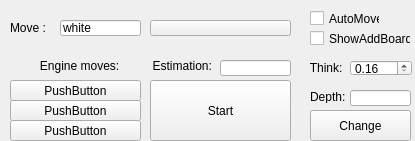
<?xml version="1.0" encoding="UTF-8"?>
<ui version="4.0">
 <class>MainWindow</class>
 <widget class="QMainWindow" name="MainWindow">
  <property name="geometry">
   <rect>
    <x>0</x>
    <y>0</y>
    <width>415</width>
    <height>141</height>
   </rect>
  </property>
  <property name="windowTitle">
   <string>MainWindow</string>
  </property>
  <widget class="QWidget" name="centralwidget">
   <widget class="QLabel" name="label">
    <property name="geometry">
     <rect>
      <x>10</x>
      <y>20</y>
      <width>41</width>
      <height>16</height>
     </rect>
    </property>
    <property name="autoFillBackground">
     <bool>false</bool>
    </property>
    <property name="frameShape">
     <enum>QFrame::NoFrame</enum>
    </property>
    <property name="text">
     <string>Move :</string>
    </property>
    <property name="scaledContents">
     <bool>true</bool>
    </property>
   </widget>
   <widget class="QLineEdit" name="move_line">
    <property name="geometry">
     <rect>
      <x>60</x>
      <y>20</y>
      <width>81</width>
      <height>16</height>
     </rect>
    </property>
    <property name="font">
     <font>
      <weight>50</weight>
      <bold>false</bold>
     </font>
    </property>
    <property name="layoutDirection">
     <enum>Qt::LeftToRight</enum>
    </property>
    <property name="text">
     <string>white</string>
    </property>
   </widget>
   <widget class="QLabel" name="label_moves">
    <property name="geometry">
     <rect>
      <x>10</x>
      <y>50</y>
      <width>131</width>
      <height>31</height>
     </rect>
    </property>
    <property name="frameShape">
     <enum>QFrame::NoFrame</enum>
    </property>
    <property name="text">
     <string>         Engine moves:</string>
    </property>
   </widget>
   <widget class="QPushButton" name="button_move1">
    <property name="geometry">
     <rect>
      <x>10</x>
      <y>80</y>
      <width>131</width>
      <height>21</height>
     </rect>
    </property>
    <property name="text">
     <string>PushButton</string>
    </property>
   </widget>
   <widget class="QPushButton" name="button_move2">
    <property name="geometry">
     <rect>
      <x>10</x>
      <y>100</y>
      <width>131</width>
      <height>21</height>
     </rect>
    </property>
    <property name="text">
     <string>PushButton</string>
    </property>
   </widget>
   <widget class="QPushButton" name="button_move3">
    <property name="geometry">
     <rect>
      <x>10</x>
      <y>120</y>
      <width>131</width>
      <height>21</height>
     </rect>
    </property>
    <property name="text">
     <string>PushButton</string>
    </property>
   </widget>
   <widget class="QPushButton" name="Start">
    <property name="geometry">
     <rect>
      <x>150</x>
      <y>80</y>
      <width>141</width>
      <height>61</height>
     </rect>
    </property>
    <property name="text">
     <string>Start</string>
    </property>
   </widget>
   <widget class="QCheckBox" name="checkBoxAutoMove">
    <property name="geometry">
     <rect>
      <x>310</x>
      <y>10</y>
      <width>70</width>
      <height>17</height>
     </rect>
    </property>
    <property name="text">
     <string>AutoMove</string>
    </property>
   </widget>
   <widget class="QCheckBox" name="checkBoxShowAddBoard">
    <property name="geometry">
     <rect>
      <x>310</x>
      <y>30</y>
      <width>101</width>
      <height>17</height>
     </rect>
    </property>
    <property name="text">
     <string>ShowAddBoard</string>
    </property>
   </widget>
   <widget class="QLabel" name="label_est">
    <property name="geometry">
     <rect>
      <x>146</x>
      <y>50</y>
      <width>81</width>
      <height>31</height>
     </rect>
    </property>
    <property name="frameShape">
     <enum>QFrame::NoFrame</enum>
    </property>
    <property name="text">
     <string>  Estimation:</string>
    </property>
   </widget>
   <widget class="QLineEdit" name="lineEdit_est">
    <property name="geometry">
     <rect>
      <x>220</x>
      <y>60</y>
      <width>71</width>
      <height>16</height>
     </rect>
    </property>
   </widget>
   <widget class="QDoubleSpinBox" name="ThinkdoubleSpinBox">
    <property name="geometry">
     <rect>
      <x>350</x>
      <y>60</y>
      <width>62</width>
      <height>16</height>
     </rect>
    </property>
    <property name="minimum">
     <double>0.160000000000000</double>
    </property>
    <property name="maximum">
     <double>999.990000000000009</double>
    </property>
    <property name="singleStep">
     <double>0.020000000000000</double>
    </property>
    <property name="value">
     <double>0.160000000000000</double>
    </property>
   </widget>
   <widget class="QLabel" name="label_think">
    <property name="geometry">
     <rect>
      <x>300</x>
      <y>60</y>
      <width>51</width>
      <height>16</height>
     </rect>
    </property>
    <property name="frameShape">
     <enum>QFrame::NoFrame</enum>
    </property>
    <property name="text">
     <string>   Think:</string>
    </property>
   </widget>
   <widget class="QLabel" name="label_depth">
    <property name="geometry">
     <rect>
      <x>310</x>
      <y>90</y>
      <width>47</width>
      <height>13</height>
     </rect>
    </property>
    <property name="text">
     <string>Depth:</string>
    </property>
   </widget>
   <widget class="QLineEdit" name="lineEdit_depth">
    <property name="geometry">
     <rect>
      <x>350</x>
      <y>90</y>
      <width>61</width>
      <height>16</height>
     </rect>
    </property>
   </widget>
   <widget class="QPushButton" name="pushButton_change">
    <property name="geometry">
     <rect>
      <x>310</x>
      <y>110</y>
      <width>101</width>
      <height>31</height>
     </rect>
    </property>
    <property name="text">
     <string>Change</string>
    </property>
   </widget>
   <widget class="QPushButton" name="working">
    <property name="geometry">
     <rect>
      <x>150</x>
      <y>20</y>
      <width>141</width>
      <height>16</height>
     </rect>
    </property>
    <property name="text">
     <string/>
    </property>
   </widget>
  </widget>
 </widget>
 <resources/>
 <connections/>
</ui>
